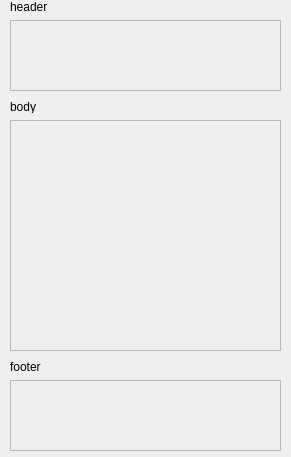
<?xml version="1.0" encoding="UTF-8"?>
<ui version="4.0">
 <class>Form</class>
 <widget class="QWidget" name="Form">
  <property name="geometry">
   <rect>
    <x>0</x>
    <y>0</y>
    <width>291</width>
    <height>457</height>
   </rect>
  </property>
  <property name="windowTitle">
   <string>Form</string>
  </property>
  <widget class="QLabel" name="header_label">
   <property name="geometry">
    <rect>
     <x>10</x>
     <y>0</y>
     <width>47</width>
     <height>13</height>
    </rect>
   </property>
   <property name="text">
    <string>&lt;html&gt;&lt;head/&gt;&lt;body&gt;&lt;p&gt;header&lt;/p&gt;&lt;/body&gt;&lt;/html&gt;</string>
   </property>
  </widget>
  <widget class="QPlainTextEdit" name="plainTextEdit">
   <property name="enabled">
    <bool>false</bool>
   </property>
   <property name="geometry">
    <rect>
     <x>10</x>
     <y>20</y>
     <width>271</width>
     <height>71</height>
    </rect>
   </property>
   <property name="layoutDirection">
    <enum>Qt::LeftToRight</enum>
   </property>
   <property name="inputMethodHints">
    <set>Qt::ImhNone</set>
   </property>
   <property name="verticalScrollBarPolicy">
    <enum>Qt::ScrollBarAsNeeded</enum>
   </property>
   <property name="plainText">
    <string/>
   </property>
   <property name="centerOnScroll">
    <bool>false</bool>
   </property>
  </widget>
  <widget class="QLabel" name="header_label_2">
   <property name="geometry">
    <rect>
     <x>10</x>
     <y>360</y>
     <width>47</width>
     <height>13</height>
    </rect>
   </property>
   <property name="text">
    <string>&lt;html&gt;&lt;head/&gt;&lt;body&gt;&lt;p&gt;footer&lt;/p&gt;&lt;/body&gt;&lt;/html&gt;</string>
   </property>
  </widget>
  <widget class="QPlainTextEdit" name="plainTextEdit_2">
   <property name="enabled">
    <bool>false</bool>
   </property>
   <property name="geometry">
    <rect>
     <x>10</x>
     <y>380</y>
     <width>271</width>
     <height>71</height>
    </rect>
   </property>
  </widget>
  <widget class="QPlainTextEdit" name="plainTextEdit_3">
   <property name="enabled">
    <bool>false</bool>
   </property>
   <property name="geometry">
    <rect>
     <x>10</x>
     <y>120</y>
     <width>271</width>
     <height>231</height>
    </rect>
   </property>
  </widget>
  <widget class="QLabel" name="header_label_3">
   <property name="geometry">
    <rect>
     <x>10</x>
     <y>100</y>
     <width>47</width>
     <height>13</height>
    </rect>
   </property>
   <property name="text">
    <string>&lt;html&gt;&lt;head/&gt;&lt;body&gt;&lt;p&gt;body&lt;/p&gt;&lt;/body&gt;&lt;/html&gt;</string>
   </property>
  </widget>
 </widget>
 <resources/>
 <connections/>
</ui>
